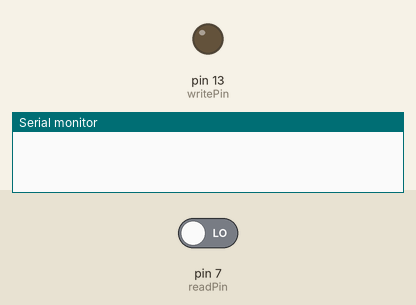
Recording of a sketch running on a simulated Arduino Uno, built with avr-gcc and run on an emulated ATmega328P. On the bench: output pins drawn as LEDs (lit = HIGH), the last lines printed to the serial monitor. Inputs (shaded band) come from the test bench; at power-on: pin 7 (readPin) LOW.

Above: at 1.2 s.
1.3 s: pin 7 (readPin) driven HIGH
At 2.0 s:
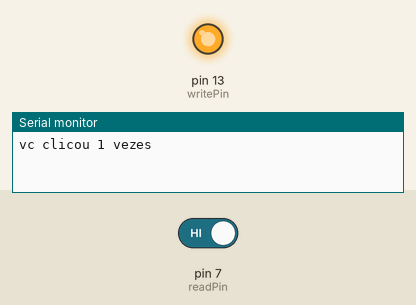
Timing chart, 0 to 4.3 s (numbered marks = the images above; inputs shaded):
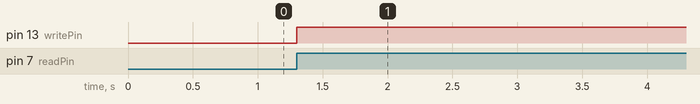

Measured:
- after the input at 1.3 s, pin 13 (writePin): LOW → HIGH at once

The sketch:

ultimoValor.ino
```cpp
// coded by Isaque AL

// o objetivo deste codigo é inverter o estado do led quando receber um pulso do botão

const int writePin = 13;
const int readPin = 7;

bool ledState = false;
bool buttonState;
bool previousButtonState;
int buttonCliks = 0;

int buttonCounter ( int buttonCliks ) {
    buttonCliks += 1;
    Serial.print("vc clicou ");
    Serial.print(buttonCliks);
    Serial.println(" vezes ");
    return buttonCliks;
}

void setup() {
  Serial.begin(9600);
  pinMode(writePin, OUTPUT);
  pinMode(readPin, INPUT);
}

void loop() {
  buttonState = digitalRead(readPin);

  if (buttonState == 1 && previousButtonState == 0) {
    buttonCliks = buttonCounter(buttonCliks);
    ledState = !ledState;
  }

  previousButtonState = buttonState;
  digitalWrite(writePin, ledState);
}
```
